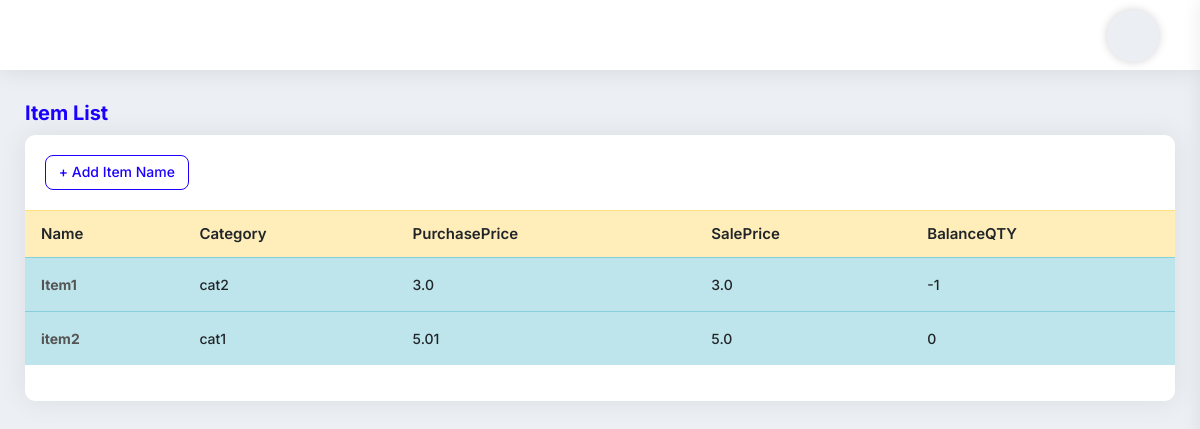
Before: /ProductCreate with the older database file.
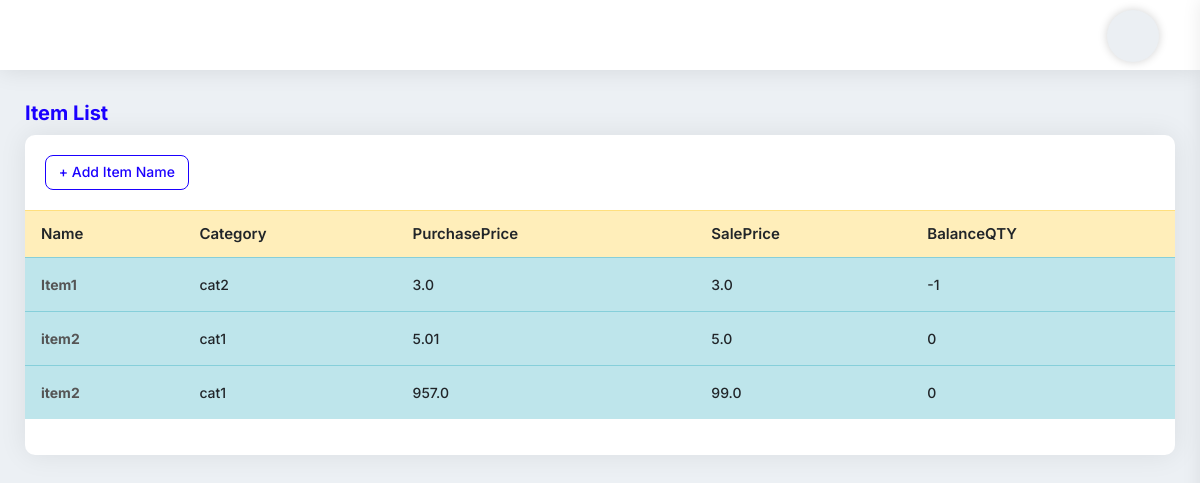
After: the same page with the newer database file.
### myapp/models.py (models this page shows, shortened)
class Items(models.Model):
    item_name = models.CharField(max_length=225)
    category = models.CharField(max_length=225)
    pruchase_price = models.FloatField(default=0.00)
    sell_price = models.FloatField(default=0.00)
    balance_qty = models.IntegerField(default=0)
    barcode_id = models.CharField(max_length=225,blank=True, null=True)
    photo = models.ImageField(upload_to='', blank=True, null=True)

### myapp/views.py (the view, shortened to what this page needs)
# urls.py: path('ProductCreate', ProductCreate.as_view(), name='ProductCreate'),
class ProductCreate(View):
    def get(self,request):
        category = Category.objects.all()
        item_list = Items.objects.all()
        message = None
        context = {'item_list':item_list,'category':category,'message':message}
        return render(request, 'productcreate.html', context)

### templates/productcreate.html (shortened to what this page needs)
{% extends 'base.html' %}
{% block content %}
<h4 class="text-blue h4">Item List</h4>
<div class="card-box mb-30">
    <div class="pd-20">
        <a
									href="#"
									class="btn btn-sm btn-outline-primary"
									data-toggle="modal"
									data-target="#Medium-modal"
									type="button"
								>
									+ Add Item Name
								</a>
    </div>
    <div class="pb-20">
        <table class="data-table table stripe hover nowrap">
            <thead>
            <tr class="table-warning">
                <th>Name</th>
                <th>Category</th>
                <th>PurchasePrice</th>
                <th>SalePrice</th>
                <th>BalanceQTY</th>
            </tr>
            </thead>
            <tbody>
            {% for p in item_list %}
            <tr class="table-info">
                <td class="table-plus"><a href="{% url 'myapp:ProductEditView' p.id %}"><b>{{p.item_name}}</b></a></td>
                <td>{{p.category}}</td>
                <td>{{p.pruchase_price}}</td>
                <td>{{p.sell_price}}</td>
                <td>{{p.balance_qty}}</td>
            </tr>
            {% endfor %}
            </tbody>
        </table>
    </div>
</div>
{% endblock content %}

Changed rows visible on the page:
added Items: item_name "item2", category "cat1", pruchase_price "957.0", sell_price "99.0", balance_qty "0"
